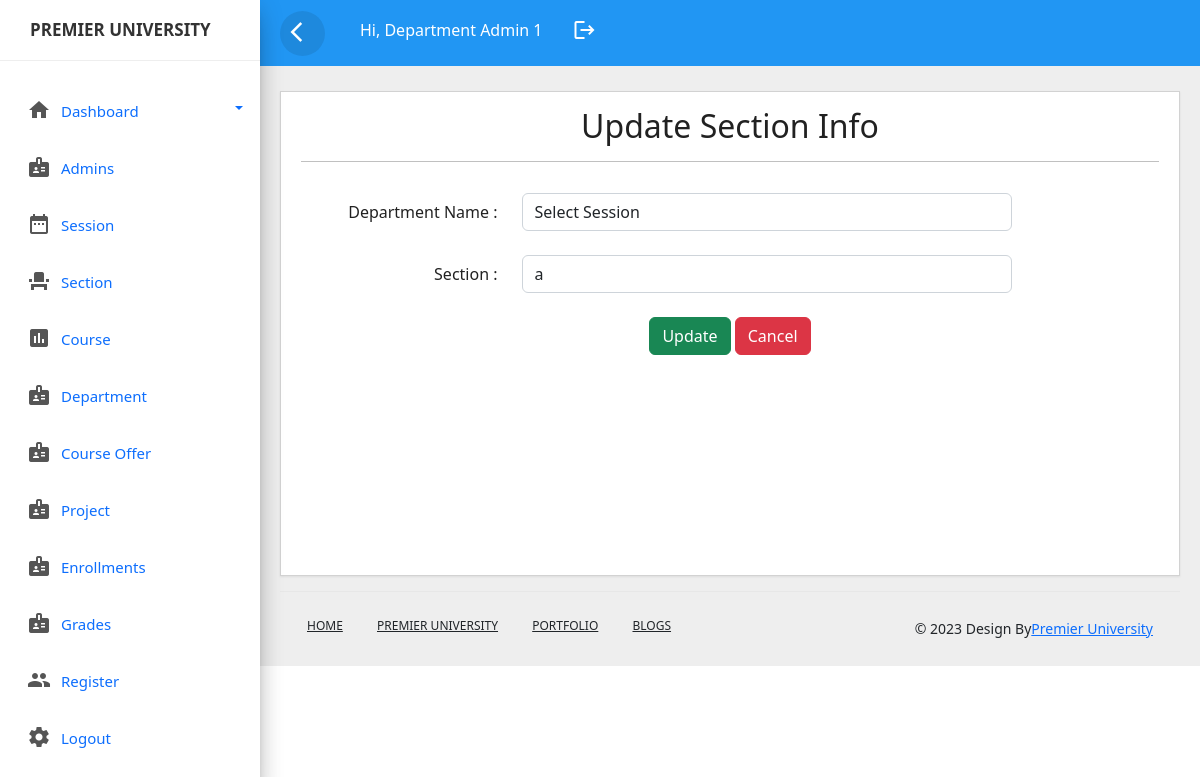
Before: /edit_section.php?id=5&existid=13 (signed in) with the older database file.
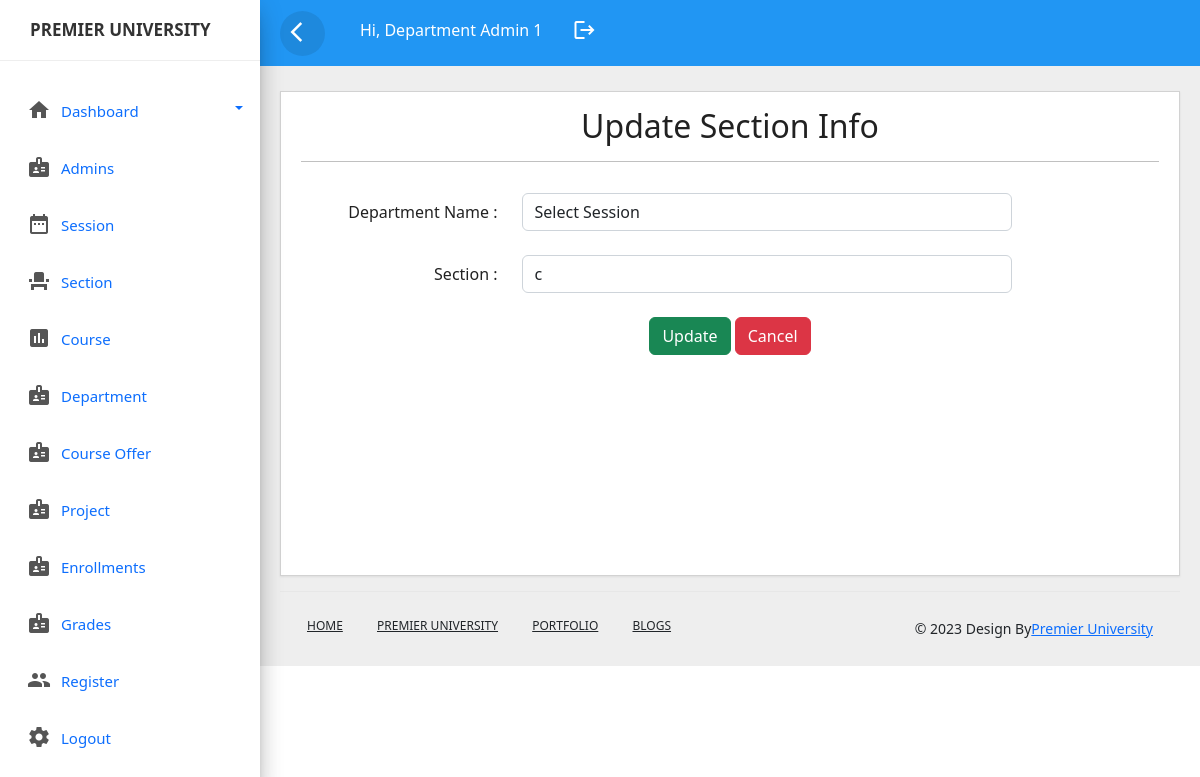
After: the same page with the newer database file.
### tables this page shows
CREATE TABLE `section` (
  `sectionid` int(11) NOT NULL,
  `sessionid` varchar(30) NOT NULL,
  `sectionname` varchar(30) NOT NULL
);

CREATE TABLE `session` (
  `sessionid` int(11) NOT NULL,
  `session` varchar(50) NOT NULL
);

### edit_section.php (the view, shortened to what this page needs)
		<?php include_once('header.php');?>
<?php
include "config.php";
$id = $_GET["id"];
?>
		<?php include_once('sidebar.php');?>
		<?php include_once('top-header.php');?>
		<!DOCTYPE html>
		<html lang="en">
		<head>
			<link rel="stylesheet" href="css/style.css">
	  <link href="https://cdn.jsdelivr.net/npm/bootstrap@5.2.3/dist/css/bootstrap.min.css" rel="stylesheet">
	  <link rel="stylesheet" href="https://cdnjs.cloudflare.com/ajax/libs/font-awesome/6.4.0/css/all.min.css" />
		</head>
		<body>
			<div class="main-content">
				<form action="" method="post">
				<div class="row">
					<div class="col-lg-12 col-md-12">
						<div class="card" style="min-height:485px">
							<div class="card-header card-header-text">
								<h2 class="card-title" style="text-align: center;">Update Section Info</h2>
								<hr>
							</div>
							<div class="card-content">
								 <?php
    $sql = "SELECT * from section LEFT JOIN session on section.sessionid=session.sessionid WHERE section.sectionid = $id LIMIT 1";
    $result = mysqli_query($conn, $sql);
    $row = mysqli_fetch_assoc($result);
    ?>
								<div class="form-group row">
	    <label  class="col-sm-3 col-form-label" style="text-align:right;">Department Name :</label>
	    <div class="col-sm-7">
	      <select class="form-control" name="sessionid" required value="<?php echo $row['sessionid'] ?>">
       <option value="">Select Session</option>
    </select>
	    </div>
	  </div>
	  <div>&nbsp;</div>
	  <div class="form-group row">
	    <label  class="col-sm-3 col-form-label" style="text-align:right;">Section :</label>
	    <div class="col-sm-7">
	      <input type="text" class="form-control" name="sectionname" required value="<?php echo $row['sectionname'] ?>">
	    </div>
	  </div>
	  <div>&nbsp;</div>
	  <div style="text-align:center;">
	               <button type="submit" class="btn btn-success" name="submit">Update</button>
	               <a href="section.php" class="btn btn-danger">Cancel</a>
	            </div>
								</div>
							</div>
						</div>
					</form>
					</div>
				</body>
				<?php include_once('footer.php');?>
				</html>

Changed rows visible on the page:
changed section "Select Session": sectionname "a" → "c"
